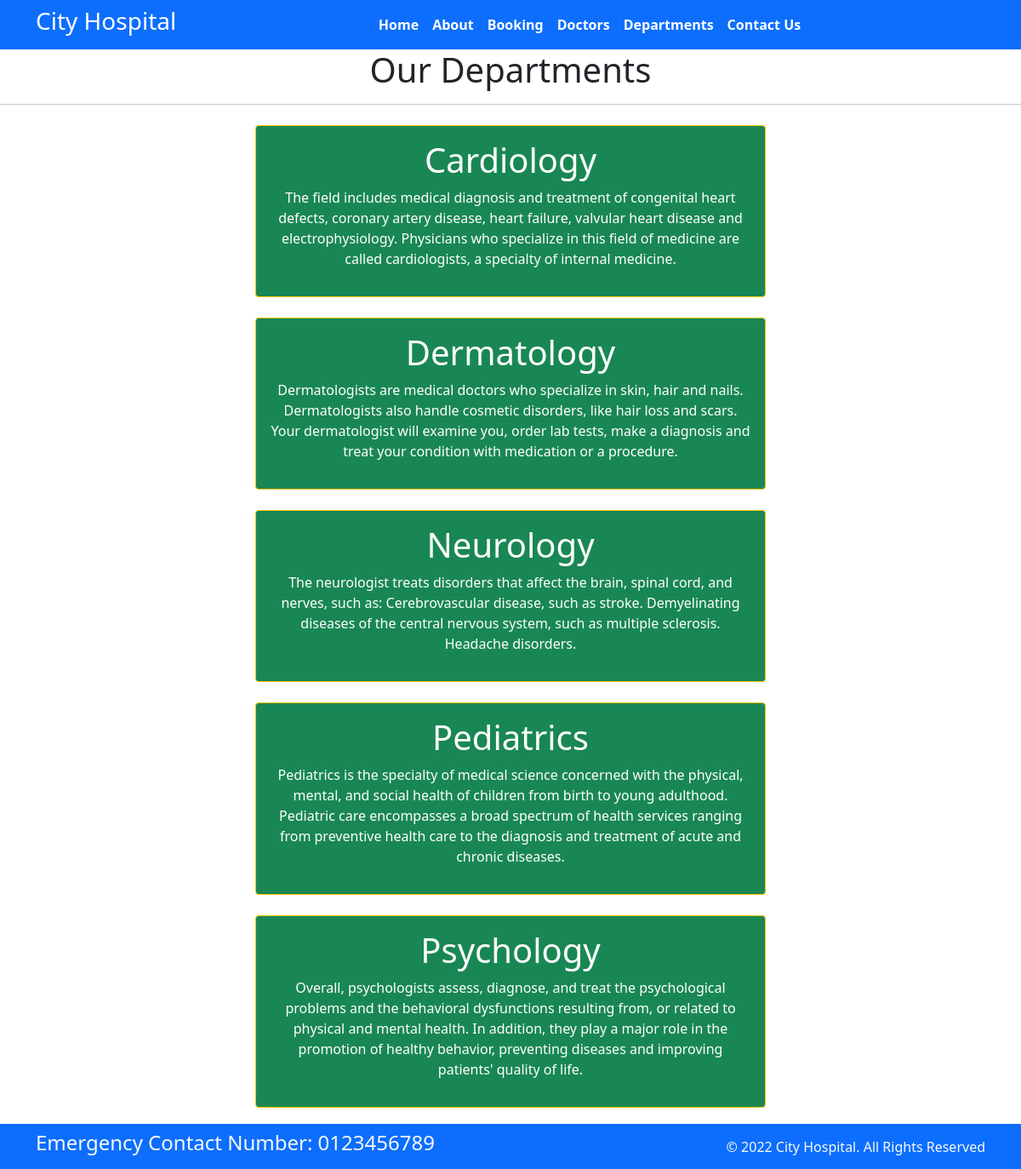
Screenshot of /department with the database file from the repository.
### home/models.py (models this page shows, shortened)
class department(models.Model):
    dep_name = models.CharField(max_length=100)
    dep_description = models.TextField()

### home/views.py (the view)
# urls.py: path('department', views.Departments,name='Departments'),
def Departments(request):
    dict_dept = {
        'dept' : department.objects.all()
    }
    return render(request,'department.html',dict_dept)

### home/templates/department.html (shortened to what this page needs)
{% extends 'base.html' %}
{% block content%}
<h1 class="text-center"> Our Departments </h1>
<hr>
{% for d in dept %}
<div class="mx-auto w-50 bg-success text-center text-white p-3 my-4 border border-warning rounded">
    <h1>{{d.dep_name}}</h1>
    <p>{{d.dep_description}}</p>
</div>
{% endfor %}
{% endblock %}

### rows the page displays
department: dep_name "Cardiology", dep_description "The field includes medical diagnosis and treatment of congenital heart defects, coronary artery disease, heart failure, valvular heart disease and electrophysiology. Physicians who specialize in this field of medicine are called cardiologists, a specialty of internal medicine."
department: dep_name "Dermatology", dep_description "Dermatologists are medical doctors who specialize in skin, hair and nails. Dermatologists also handle cosmetic disorders, like hair loss and scars. Your dermatologist will examine you, order lab tests, make a diagnosis and treat your condition with medication or a procedure."
department: dep_name "Neurology", dep_description "The neurologist treats disorders that affect the brain, spinal cord, and nerves, such as: Cerebrovascular disease, such as stroke. Demyelinating diseases of the central nervous system, such as multiple sclerosis. Headache disorders."
department: dep_name "Pediatrics", dep_description "Pediatrics is the specialty of medical science concerned with the physical, mental, and social health of children from birth to young adulthood. Pediatric care encompasses a broad spectrum of health services ranging from preventive health care to the diagnosis and treatment of acute and chronic diseases."
department: dep_name "Psychology", dep_description "Overall, psychologists assess, diagnose, and treat the psychological problems and the behavioral dysfunctions resulting from, or related to physical and mental health. In addition, they play a major role in the promotion of healthy behavior, preventing diseases and improving patients' quality of life."
